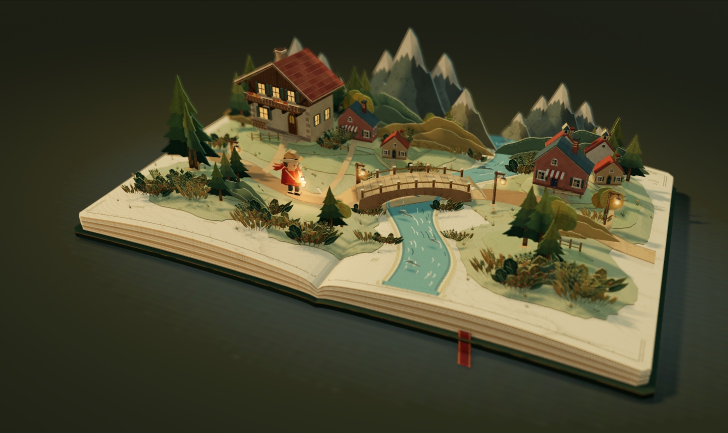
#> input picture site/media/atlas.jpg, 1456 x 866 px (shown at 1/2 size)
$ python optimize-web-art.py
#> lines starting #> are read from the running program, lines starting #| are printed output that depends on the picture
"""Build lightweight display images, keeping the original art available on click."""
from pathlib import Path
from PIL import Image, ImageOps

site = Path(__file__).resolve().parents[1] / "site"
media = site / "media"
out = media / "previews"
out.mkdir(exist_ok=True)

def preview(source, name, width, quality=79):
#> called with name = 'atlas', width = 480, quality = 79
    with Image.open(source) as src:
#> src is the input picture: PIL image 1456x866 RGB; mean R, G, B 73.8, 71.4, 47.8
        image = ImageOps.exif_transpose(src).convert("RGB")
        image.thumbnail((width, width), Image.Resampling.LANCZOS)
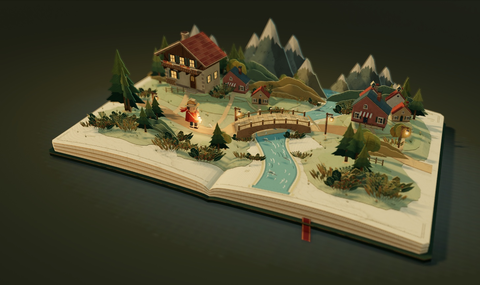
#> image: PIL image 480x285 RGB; mean R, G, B 73.8, 71.4, 47.8
        image.save(out / (name + ".webp"), quality=quality, method=6)

for file in ("atlas.jpg", "cape-meridian.webp", "abyssal.webp", "cinderline.webp",
             "forma.webp", "huazhao.webp", "chapel.jpg", "belfry.jpg", "tidebound.webp"):
    preview(media / file, Path(file).stem, 480)
#> pass 2 of the loop `for file in ("atlas.jpg", "cape-meridian.webp", "abyssal.webp", "cinde..`:
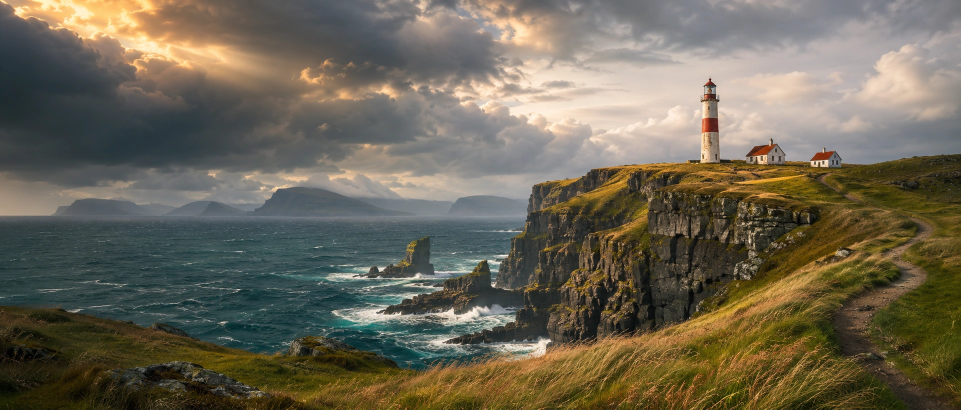
#> input picture site/media/cape-meridian.webp, 1921 x 819 px (shown at 1/2 size)
#> in preview, src is the input picture: PIL image 1921x819 RGB; mean R, G, B 108.7, 102.2, 85.3
#> in preview (call 2), `image.thumbnail((width, width), Image.Resampling.LANCZOS)`:
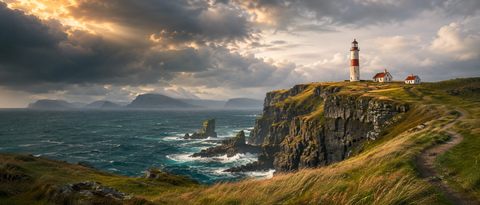
#> image: PIL image 480x205 RGB; mean R, G, B 108.9, 102.4, 85.4
#> pass 3 of the loop `for file in ("atlas.jpg", "cape-meridian.webp", "abyssal.webp", "cinde..`:
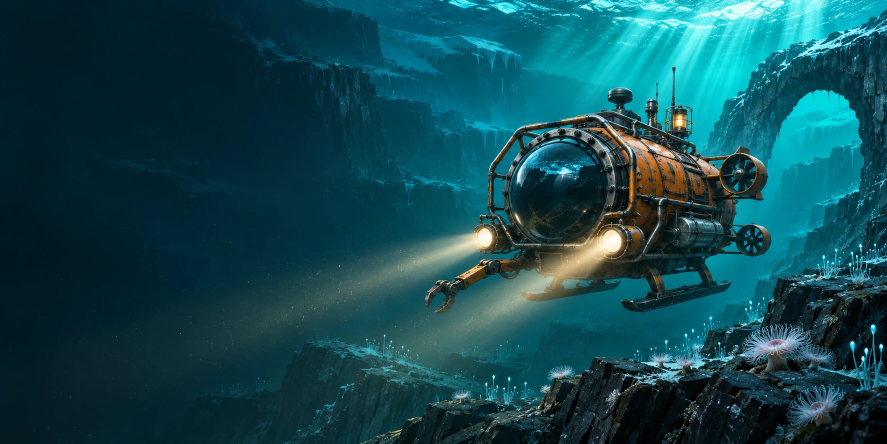
#> input picture site/media/abyssal.webp, 1774 x 887 px (shown at 1/2 size)
#> in preview, src is the input picture: PIL image 1774x887 RGB; mean R, G, B 18.2, 73.2, 81.8
#> in preview (call 3), `image.thumbnail((width, width), Image.Resampling.LANCZOS)`:
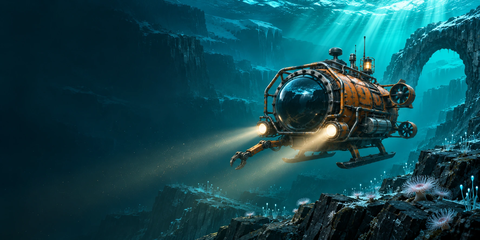
#> image: PIL image 480x240 RGB; mean R, G, B 18.2, 73.2, 81.8
#> (the run stopped early here; a loop or call above may not have finished)
